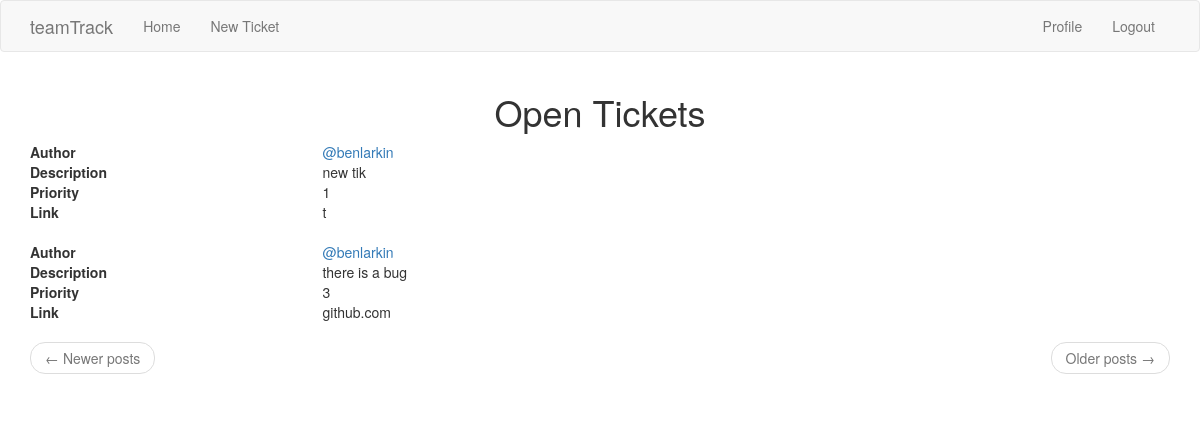
The app's page /index (signed in) with its own data.
### app/models.py (models this page shows, shortened)
class Ticket(db.Model):
    id = db.Column(db.Integer, primary_key=True)
    description = db.Column(db.String(140))
    priority = db.Column(db.Integer)
    link = db.Column(db.String(140))
    timestamp = db.Column(db.DateTime, index=True, default=datetime.utcnow)
    user_id = db.Column(db.Integer, db.ForeignKey('user.id'))

class User(UserMixin, db.Model):
    id = db.Column(db.Integer, primary_key=True)
    username = db.Column(db.String(64), index=True, unique=True)
    email = db.Column(db.String(120), index=True, unique=True)
    password_hash = db.Column(db.String(128))
    posts = db.relationship('Post', backref='author', lazy='dynamic')
    tickets = db.relationship('Ticket', backref='author', lazy='dynamic')
    about_me = db.Column(db.String(140))
    last_seen = db.Column(db.DateTime, default=datetime.utcnow)
    followed = db.relationship(
        'User', secondary=followers,
        primaryjoin=(followers.c.follower_id == id),
        secondaryjoin=(followers.c.followed_id == id),
        backref=db.backref('followers', lazy='dynamic'), lazy='dynamic')
    def get_tickets(self):
        return Ticket.query.order_by(Ticket.timestamp.desc())

### app/routes.py (the view)
@app.route('/', methods=['GET', 'POST'])
@app.route('/index', methods=['GET', 'POST'])
@login_required
def index():
    page = request.args.get('page', 1, type=int)
    tickets = current_user.get_tickets().paginate(
        page, app.config['POSTS_PER_PAGE'], False)
    return render_template('index.html', title='Home', tickets = tickets.items)

### app/models.py (called while the page is built)
@login.user_loader
def load_user(id):
    return User.query.get(int(id))

### app/routes.py (called while the page is built)
@app.before_request
def before_request():
    if current_user.is_authenticated:
        current_user.last_seen = datetime.utcnow()
        db.session.commit()

### app/templates/index.html (shortened to what this page needs)
{% extends "base.html" %}
{% import 'bootstrap/wtf.html' as wtf %}
{% block app_content %}
    <h1 align="center">Open Tickets</h1>
    {% for ticket in tickets %}
        {% include '_tickets.html' %}
    {% endfor %}
    <nav aria-label="...">
        <ul class="pager">
            <li class="previous{% if not prev_url %} disabled{% endif %}">
                <a href="{{ prev_url or '#' }}">
                    <span aria-hidden="true">&larr;</span> Newer posts
                </a>
            </li>
            <li class="next{% if not next_url %} disabled{% endif %}">
                <a href="{{ next_url or '#' }}">
                    Older posts <span aria-hidden="true">&rarr;</span>
                </a>
            </li>
        </ul>
    </nav>
{% endblock %}

### app/templates/_tickets.html
    <dl class="row">
        <dt class="col-sm-3">Author</dt>
        <dd class="col-sm-9"><a href="{{ url_for('user', username=ticket.author.username) }}">
            @{{ ticket.author.username }}</a>
        </dd>
        <dt class="col-sm-3">Description</dt>
        <dd class="col-sm-9">{{ ticket.description }}</dd>
        <dt class="col-sm-3 text-truncate">Priority</dt>
        <dd class="col-sm-9">{{ticket.priority}}</dd>
        <dt class="col-sm-3">Link</dt>
        <dd class="col-sm-9"><a href="{{ticket.link}}"></a>{{ticket.link}}</dd>
    </dl>

### records on screen
Ticket: author.username "benlarkin", description "new tik", priority "1", link "t"
Ticket: author.username "benlarkin", description "there is a bug", priority "3", link "github.com"
